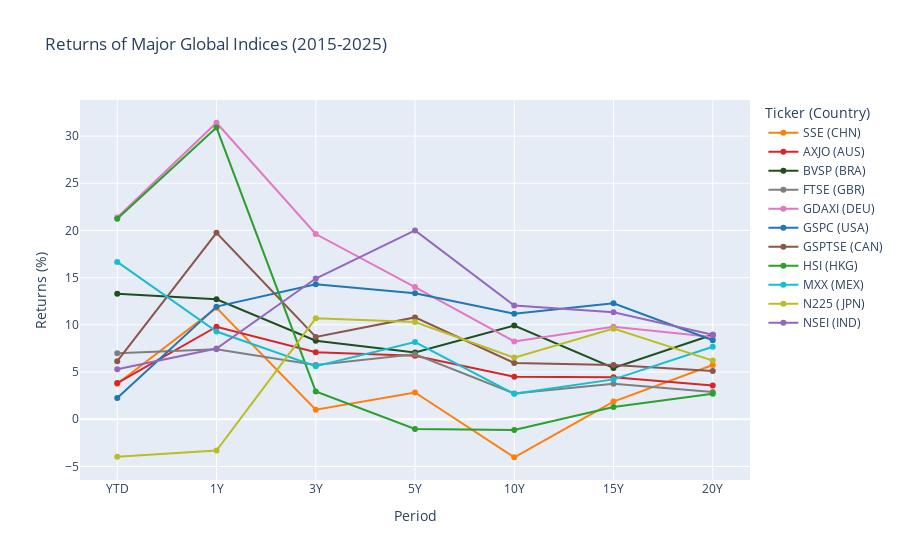

Notebook cell for this chart:
### Code cell
# Create a line chart of cagr returns for major global indices over 3 years, 5 years, and 10 years using plotly
fig_returns = px.line(returns_long, x='Period', y='Returns', color='Ticker (Country)', color_discrete_map=color_map_countries,
                   markers='Ticker', title='Returns of Major Global Indices (2015-2025)',
                   )
fig_returns.update_layout(xaxis_title='Period', yaxis_title='Returns (%)',
                       legend_title_text='Ticker (Country)')
fig_returns.show()

### Figure 1 — Plotly figure (JSON) as saved in the notebook; plotly's stock layout.template omitted (floating-point values rounded to 4 significant figures)
{"data": [{"hovertemplate": "Ticker (Country)=SSE (CHN)<br>Period=%{x}<br>Returns=%{y}<extra></extra>", "legendgroup": "SSE (CHN)", "line": {"color": "#ff7f0e", "dash": "solid"}, "marker": {"symbol": "circle"}, "mode": "lines+markers", "name": "SSE (CHN)", "orientation": "v", "showlegend": true, "type": "scatter", "x": ["YTD", "1Y", "3Y", "5Y", "10Y", "15Y", "20Y"], "xaxis": "x", "y": [3.764, 11.8, 1.01, 2.835, -4.026, 1.874, 5.742], "yaxis": "y"}, {"hovertemplate": "Ticker (Country)=AXJO (AUS)<br>Period=%{x}<br>Returns=%{y}<extra></extra>", "legendgroup": "AXJO (AUS)", "line": {"color": "#d62728", "dash": "solid"}, "marker": {"symbol": "circle"}, "mode": "lines+markers", "name": "AXJO (AUS)", "orientation": "v", "showlegend": true, "type": "scatter", "x": ["YTD", "1Y", "3Y", "5Y", "10Y", "15Y", "20Y"], "xaxis": "x", "y": [3.835, 9.803, 7.099, 6.731, 4.509, 4.445, 3.571], "yaxis": "y"}, {"hovertemplate": "Ticker (Country)=BVSP (BRA)<br>Period=%{x}<br>Returns=%{y}<extra></extra>", "legendgroup": "BVSP (BRA)", "line": {"color": "#1f4e1f", "dash": "solid"}, "marker": {"symbol": "circle"}, "mode": "lines+markers", "name": "BVSP (BRA)", "orientation": "v", "showlegend": true, "type": "scatter", "x": ["YTD", "1Y", "3Y", "5Y", "10Y", "15Y", "20Y"], "xaxis": "x", "y": [13.3, 12.71, 8.318, 7.064, 9.928, 5.441, 8.955], "yaxis": "y"}, {"hovertemplate": "Ticker (Country)=FTSE (GBR)<br>Period=%{x}<br>Returns=%{y}<extra></extra>", "legendgroup": "FTSE (GBR)", "line": {"color": "#7f7f7f", "dash": "solid"}, "marker": {"symbol": "circle"}, "mode": "lines+markers", "name": "FTSE (GBR)", "orientation": "v", "showlegend": true, "type": "scatter", "x": ["YTD", "1Y", "3Y", "5Y", "10Y", "15Y", "20Y"], "xaxis": "x", "y": [6.995, 7.406, 5.736, 6.884, 2.726, 3.753, 2.88], "yaxis": "y"}, {"hovertemplate": "Ticker (Country)=GDAXI (DEU)<br>Period=%{x}<br>Returns=%{y}<extra></extra>", "legendgroup": "GDAXI (DEU)", "line": {"color": "#e377c2", "dash": "solid"}, "marker": {"symbol": "circle"}, "mode": "lines+markers", "name": "GDAXI (DEU)", "orientation": "v", "showlegend": true, "type": "scatter", "x": ["YTD", "1Y", "3Y", "5Y", "10Y", "15Y", "20Y"], "xaxis": "x", "y": [21.37, 31.41, 19.62, 14.01, 8.249, 9.793, 8.723], "yaxis": "y"}, {"hovertemplate": "Ticker (Country)=GSPC (USA)<br>Period=%{x}<br>Returns=%{y}<extra></extra>", "legendgroup": "GSPC (USA)", "line": {"color": "#1f77b4", "dash": "solid"}, "marker": {"symbol": "circle"}, "mode": "lines+markers", "name": "GSPC (USA)", "orientation": "v", "showlegend": true, "type": "scatter", "x": ["YTD", "1Y", "3Y", "5Y", "10Y", "15Y", "20Y"], "xaxis": "x", "y": [2.246, 11.93, 14.3, 13.35, 11.18, 12.28, 8.376], "yaxis": "y"}, {"hovertemplate": "Ticker (Country)=GSPTSE (CAN)<br>Period=%{x}<br>Returns=%{y}<extra></extra>", "legendgroup": "GSPTSE (CAN)", "line": {"color": "#8c564b", "dash": "solid"}, "marker": {"symbol": "circle"}, "mode": "lines+markers", "name": "GSPTSE (CAN)", "orientation": "v", "showlegend": true, "type": "scatter", "x": ["YTD", "1Y", "3Y", "5Y", "10Y", "15Y", "20Y"], "xaxis": "x", "y": [6.149, 19.75, 8.724, 10.79, 5.957, 5.735, 5.105], "yaxis": "y"}, {"hovertemplate": "Ticker (Country)=HSI (HKG)<br>Period=%{x}<br>Returns=%{y}<extra></extra>", "legendgroup": "HSI (HKG)", "line": {"color": "#2ca02c", "dash": "solid"}, "marker": {"symbol": "circle"}, "mode": "lines+markers", "name": "HSI (HKG)", "orientation": "v", "showlegend": true, "type": "scatter", "x": ["YTD", "1Y", "3Y", "5Y", "10Y", "15Y", "20Y"], "xaxis": "x", "y": [21.25, 30.9, 2.949, -1.025, -1.142, 1.289, 2.711], "yaxis": "y"}, {"hovertemplate": "Ticker (Country)=MXX (MEX)<br>Period=%{x}<br>Returns=%{y}<extra></extra>", "legendgroup": "MXX (MEX)", "line": {"color": "#17becf", "dash": "solid"}, "marker": {"symbol": "circle"}, "mode": "lines+markers", "name": "MXX (MEX)", "orientation": "v", "showlegend": true, "type": "scatter", "x": ["YTD", "1Y", "3Y", "5Y", "10Y", "15Y", "20Y"], "xaxis": "x", "y": [16.67, 9.297, 5.611, 8.181, 2.691, 4.225, 7.677], "yaxis": "y"}, {"hovertemplate": "Ticker (Country)=N225 (JPN)<br>Period=%{x}<br>Returns=%{y}<extra></extra>", "legendgroup": "N225 (JPN)", "line": {"color": "#bcbd22", "dash": "solid"}, "marker": {"symbol": "circle"}, "mode": "lines+markers", "name": "N225 (JPN)", "orientation": "v", "showlegend": true, "type": "scatter", "x": ["YTD", "1Y", "3Y", "5Y", "10Y", "15Y", "20Y"], "xaxis": "x", "y": [-3.983, -3.321, 10.7, 10.29, 6.532, 9.6, 6.213], "yaxis": "y"}, {"hovertemplate": "Ticker (Country)=NSEI (IND)<br>Period=%{x}<br>Returns=%{y}<extra></extra>", "legendgroup": "NSEI (IND)", "line": {"color": "#9467bd", "dash": "solid"}, "marker": {"symbol": "circle"}, "mode": "lines+markers", "name": "NSEI (IND)", "orientation": "v", "showlegend": true, "type": "scatter", "x": ["YTD", "1Y", "3Y", "5Y", "10Y", "15Y", "20Y"], "xaxis": "x", "y": [5.307, 7.497, 14.91, 20.0, 12.04, 11.33, 8.959], "yaxis": "y"}], "layout": {"legend": {"title": {"text": "Ticker (Country)"}, "tracegroupgap": 0}, "title": {"text": "Returns of Major Global Indices (2015-2025)"}, "xaxis": {"anchor": "y", "domain": [0, 1], "title": {"text": "Period"}}, "yaxis": {"anchor": "x", "domain": [0, 1], "title": {"text": "Returns (%)"}}}}
